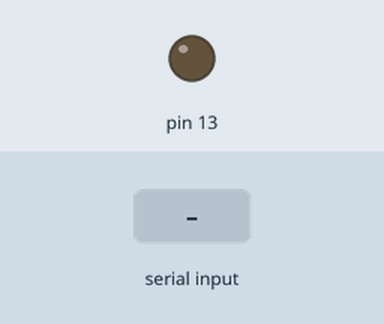
Recording of a sketch running on a simulated Arduino Uno, built with avr-gcc and run on an emulated ATmega328P. Parts: output pins drawn as LEDs (lit = HIGH). The test bench sets the inputs (shaded band).

Above: at 1.2 s.
1.3 s: "1" received over Serial
At 1.7 s:
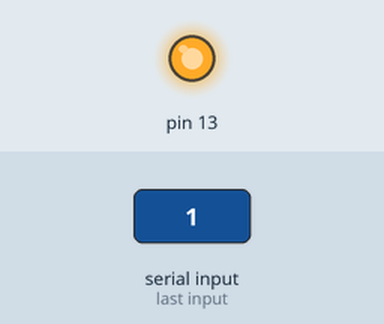
Timing chart, 0 to 10.3 s (numbered marks = the images above; inputs shaded):
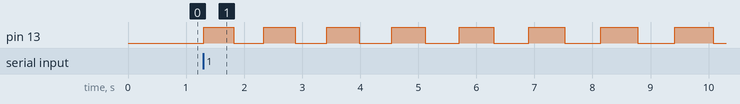

The sketch:

knopki.ino
```cpp
int x=500 ;
int z=0 ;
void setup() {
Serial.begin(9600);
pinMode(13,OUTPUT);

}

void loop() {
 z=Serial.read();
if(z=='1'){
 for(int y=20;y<1000;y+=20){
  z=Serial.read();
  digitalWrite(13,1);
 delay(x+y);
 digitalWrite(13,0);
 delay(x+y);
  if(z=='0')
  for(int y=20;y<1000;y-=20){
 digitalWrite(13,1);
 delay(x+y);
 digitalWrite(13,0);
 delay(x+y);
   }
  }
 }
}
```

Measured:
- after the input at 1.3 s, pin 13: LOW → HIGH at once, then repeats every 1.1 s: LOW 0.52 s, HIGH 0.54 s
